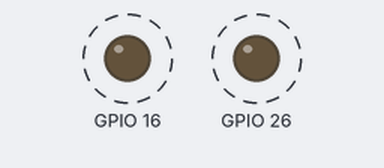
Recording of a program running on a simulated Raspberry Pi (BCM pin numbers). On the bench: output pins drawn as LEDs (lit = HIGH). Dashed ring = blinking. What the program prints to the terminal is not drawn.

Above: at 0.05 s.
Timing chart, 0 to 3.0 s (numbered marks = the images above):
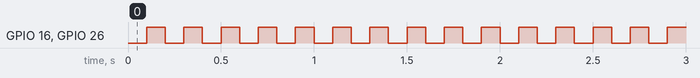

The program:

led.py
```python
#!/usr/bin/env python3
# encoding:utf-8
import time
import gpiod
try:
    print('led闪烁 0.1/s')
    led1_pin = 16  # 蓝色led
    led2_pin = 26
    chip = gpiod.Chip('gpiochip4')

    led1 = chip.get_line(led1_pin)
    led1.request(consumer="led1", type=gpiod.LINE_REQ_DIR_OUT)

    led2 = chip.get_line(led2_pin)
    led2.request(consumer="led2", type=gpiod.LINE_REQ_DIR_OUT)

    while True:
        led1.set_value(0)
        led2.set_value(0)
        time.sleep(0.1)
        led1.set_value(1)
        led2.set_value(1)
        time.sleep(0.1)
except:
    print('led默认被hw_wifi占用，需要自行注释掉相关代码')
    print('然后重启服务sudo systemctl restart hw_wifi.service')
```

Measured:
- by itself, GPIO 16, GPIO 26: alternates HIGH for 0.10 s and LOW for 0.10 s
